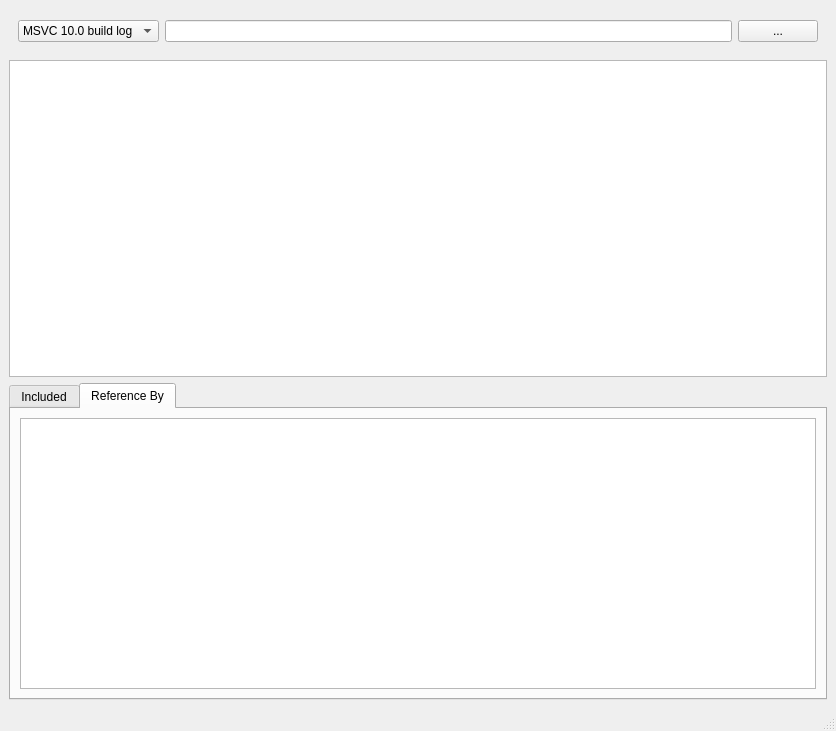
<?xml version="1.0" encoding="UTF-8"?>
<ui version="4.0">
 <class>MainWindow</class>
 <widget class="QMainWindow" name="MainWindow">
  <property name="geometry">
   <rect>
    <x>0</x>
    <y>0</y>
    <width>836</width>
    <height>731</height>
   </rect>
  </property>
  <property name="windowTitle">
   <string>CodeMonkey</string>
  </property>
  <widget class="QWidget" name="centralwidget">
   <layout class="QVBoxLayout" name="verticalLayout">
    <item>
     <widget class="QFrame" name="frame">
      <property name="sizePolicy">
       <sizepolicy hsizetype="Preferred" vsizetype="Preferred">
        <horstretch>0</horstretch>
        <verstretch>0</verstretch>
       </sizepolicy>
      </property>
      <property name="minimumSize">
       <size>
        <width>0</width>
        <height>45</height>
       </size>
      </property>
      <property name="maximumSize">
       <size>
        <width>16777215</width>
        <height>16777215</height>
       </size>
      </property>
      <property name="frameShape">
       <enum>QFrame::NoFrame</enum>
      </property>
      <property name="frameShadow">
       <enum>QFrame::Raised</enum>
      </property>
      <layout class="QHBoxLayout" name="horizontalLayout_2">
       <item>
        <widget class="QComboBox" name="DataType">
         <item>
          <property name="text">
           <string>MSVC 10.0 build log</string>
          </property>
         </item>
        </widget>
       </item>
       <item>
        <widget class="QLineEdit" name="PathText">
         <property name="enabled">
          <bool>true</bool>
         </property>
         <property name="readOnly">
          <bool>true</bool>
         </property>
        </widget>
       </item>
       <item>
        <widget class="QPushButton" name="BrowsePathButton">
         <property name="text">
          <string>...</string>
         </property>
        </widget>
       </item>
      </layout>
     </widget>
    </item>
    <item>
     <widget class="QTableView" name="ComplexityTable">
      <property name="sizePolicy">
       <sizepolicy hsizetype="Expanding" vsizetype="Expanding">
        <horstretch>0</horstretch>
        <verstretch>0</verstretch>
       </sizepolicy>
      </property>
      <property name="verticalScrollBarPolicy">
       <enum>Qt::ScrollBarAsNeeded</enum>
      </property>
      <property name="selectionMode">
       <enum>QAbstractItemView::SingleSelection</enum>
      </property>
      <property name="selectionBehavior">
       <enum>QAbstractItemView::SelectRows</enum>
      </property>
      <attribute name="horizontalHeaderCascadingSectionResizes">
       <bool>false</bool>
      </attribute>
     </widget>
    </item>
    <item>
     <widget class="QTabWidget" name="stat">
      <property name="currentIndex">
       <number>1</number>
      </property>
      <widget class="QWidget" name="tab">
       <attribute name="title">
        <string>Included</string>
       </attribute>
       <layout class="QVBoxLayout" name="verticalLayout_2">
        <item>
         <widget class="QTableView" name="IncludeTable">
          <property name="verticalScrollBarPolicy">
           <enum>Qt::ScrollBarAsNeeded</enum>
          </property>
          <property name="selectionMode">
           <enum>QAbstractItemView::SingleSelection</enum>
          </property>
          <property name="selectionBehavior">
           <enum>QAbstractItemView::SelectRows</enum>
          </property>
         </widget>
        </item>
       </layout>
      </widget>
      <widget class="QWidget" name="tab_2">
       <attribute name="title">
        <string>Reference By</string>
       </attribute>
       <layout class="QVBoxLayout" name="verticalLayout_3">
        <item>
         <widget class="QTableView" name="RefByTable">
          <property name="verticalScrollBarPolicy">
           <enum>Qt::ScrollBarAsNeeded</enum>
          </property>
          <property name="selectionMode">
           <enum>QAbstractItemView::SingleSelection</enum>
          </property>
          <property name="selectionBehavior">
           <enum>QAbstractItemView::SelectRows</enum>
          </property>
         </widget>
        </item>
       </layout>
      </widget>
     </widget>
    </item>
   </layout>
  </widget>
  <widget class="QMenuBar" name="menubar">
   <property name="geometry">
    <rect>
     <x>0</x>
     <y>0</y>
     <width>836</width>
     <height>20</height>
    </rect>
   </property>
  </widget>
  <widget class="QStatusBar" name="statusbar"/>
 </widget>
 <resources/>
 <connections/>
</ui>
